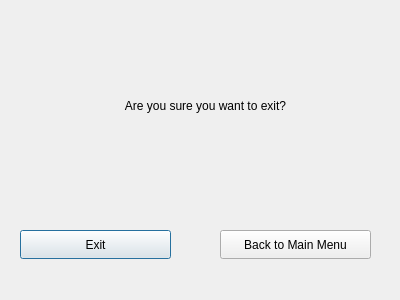
<?xml version="1.0" encoding="UTF-8"?>
<ui version="4.0">
 <class>Exiting</class>
 <widget class="QDialog" name="Exiting">
  <property name="geometry">
   <rect>
    <x>0</x>
    <y>0</y>
    <width>400</width>
    <height>300</height>
   </rect>
  </property>
  <property name="windowTitle">
   <string>Dialog</string>
  </property>
  <widget class="QLabel" name="label">
   <property name="geometry">
    <rect>
     <x>30</x>
     <y>30</y>
     <width>351</width>
     <height>151</height>
    </rect>
   </property>
   <property name="text">
    <string>Are you sure you want to exit?</string>
   </property>
   <property name="alignment">
    <set>Qt::AlignCenter</set>
   </property>
  </widget>
  <widget class="QPushButton" name="pushButton">
   <property name="geometry">
    <rect>
     <x>20</x>
     <y>230</y>
     <width>151</width>
     <height>29</height>
    </rect>
   </property>
   <property name="text">
    <string>Exit</string>
   </property>
  </widget>
  <widget class="QPushButton" name="pushButton_2">
   <property name="geometry">
    <rect>
     <x>220</x>
     <y>230</y>
     <width>151</width>
     <height>29</height>
    </rect>
   </property>
   <property name="text">
    <string>Back to Main Menu</string>
   </property>
  </widget>
 </widget>
 <resources/>
 <connections/>
</ui>
